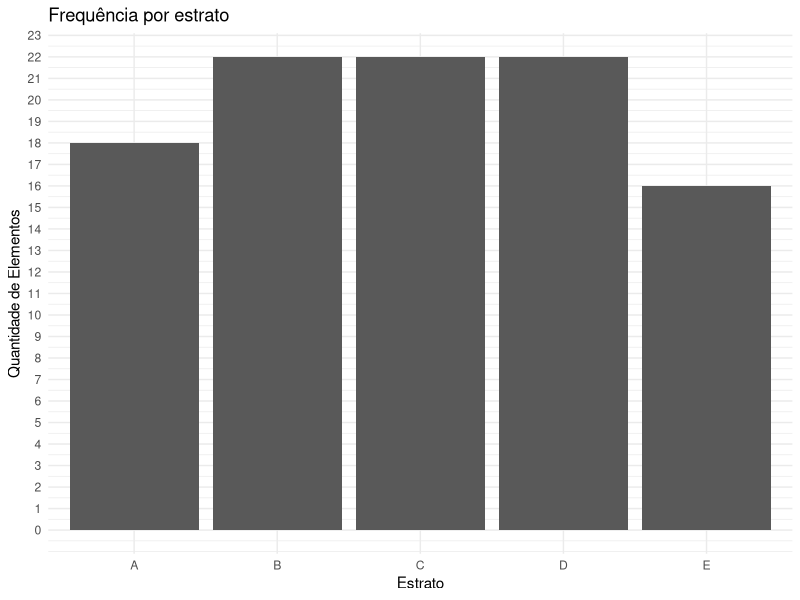
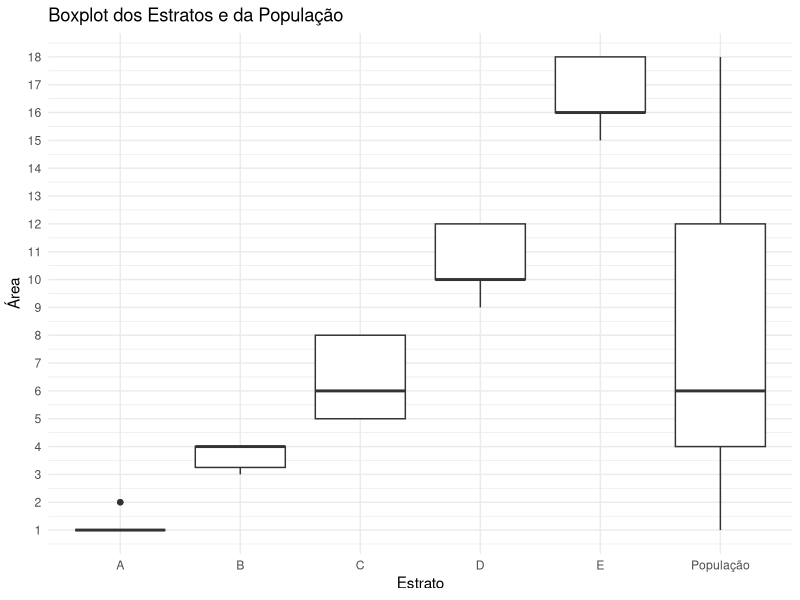
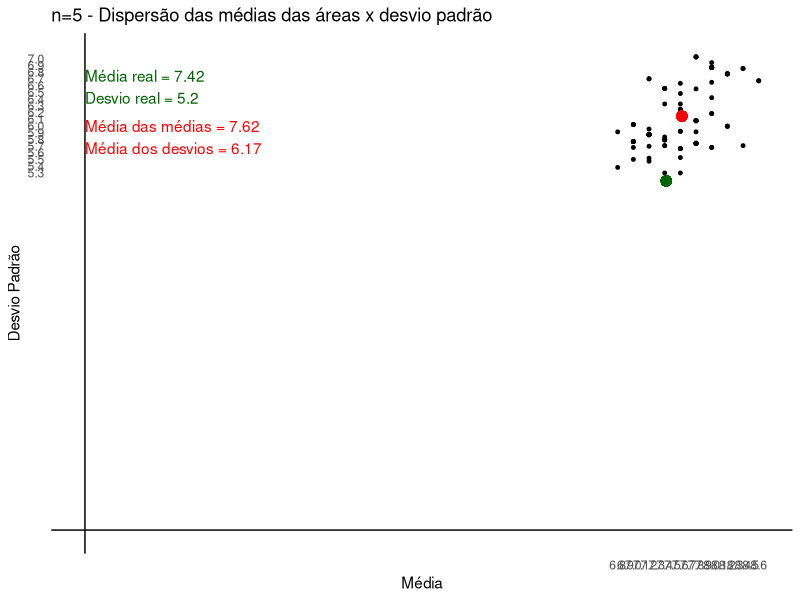
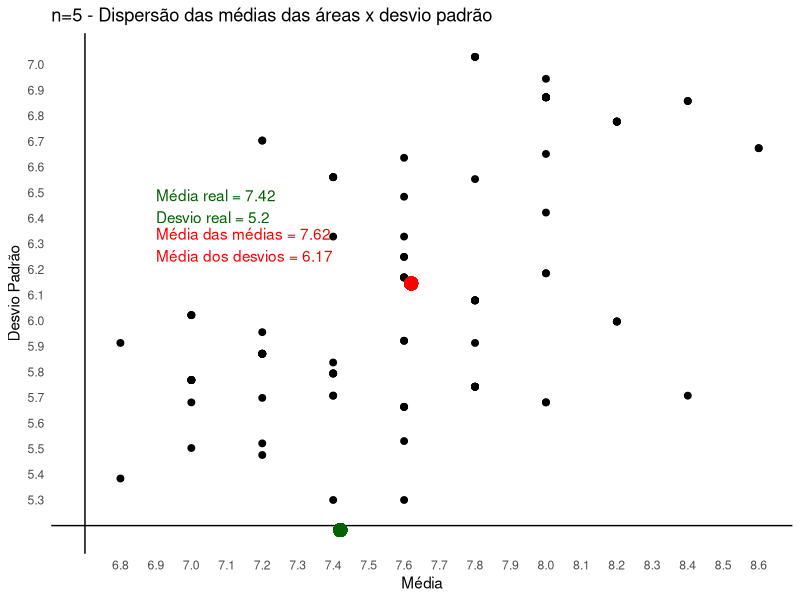
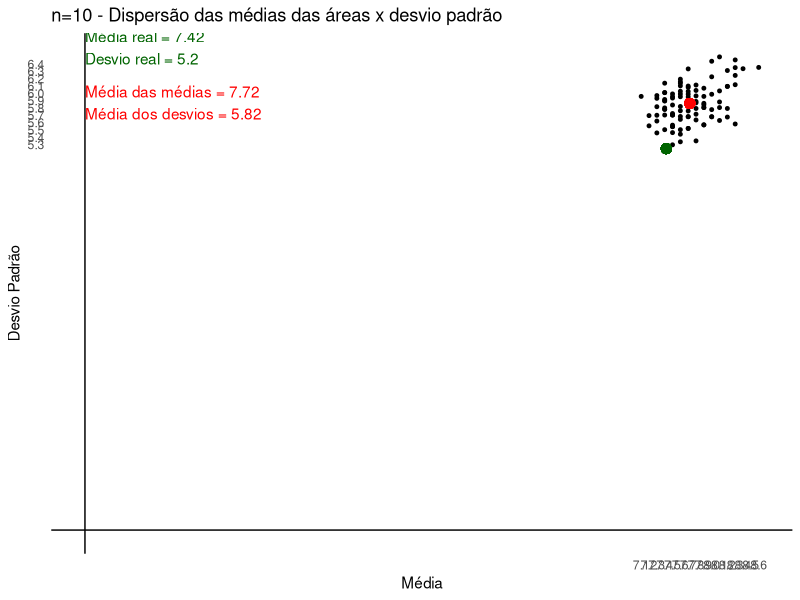
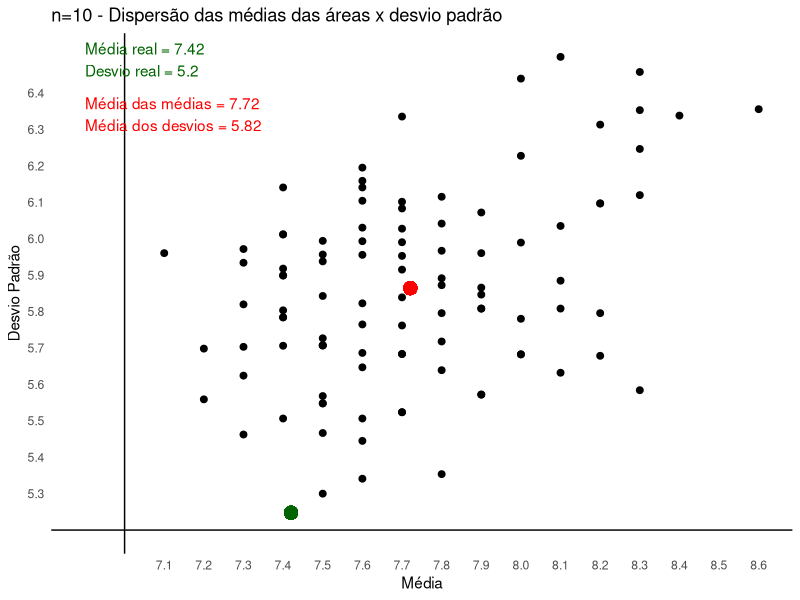

The R source for these figures, in order:
library(dplyr)
library(ggplot2)

################################################
### Definição da base de dados
################################################
dados <- tibble(
  numero = 1:100,
  area = c(1, 1, 1, 1, 1, 5, 12, 1, 1, 1, 1, 8, 16, 4, 9, 1, 9, 4, 1, 1, 1, 4, 
           10, 5, 18, 12, 4, 5, 10, 4, 16, 5, 12, 12, 4, 4, 10, 9, 12, 8, 16, 6, 
           4, 1, 10, 3, 16, 6, 10, 1, 16, 12, 6, 3, 16, 4, 18, 4, 8, 16, 8, 3, 
           9, 1, 5, 10, 4, 12, 4, 18, 4, 12, 16, 10, 8, 18, 3, 4, 8, 2, 15, 6, 
           2, 5, 8, 5, 8, 4, 12, 16, 3, 5, 16, 3, 6, 18, 4, 6, 9, 12)
)

dados %>%
  count(area)

soma <- sum(dados$area)

set.seed(as.integer(Sys.time()))
n_iteracoes <- 100


################################################
### Categorização dos dados
################################################
dados <- dados %>%
  mutate(
    estrato = case_when(
      area <= 2 ~ "A",
      area > 2 & area <= 4 ~ "B",
      area > 4 & area <= 8 ~ "C",
      area > 8 & area <= 12 ~ "D",
      area > 12 ~ "E"
    )
  )

glimpse(dados)

################################################
### Dados da população
################################################
mediaReal <- mean(dados$area)
desvioReal <- sqrt(sum((dados$area - mean(dados$area))^2) / length(dados$area))

################################################
### Gráfico Barras de cada Estrato
################################################
graf_barra <- dados %>%
  count(estrato)

ggplot(graf_barra, aes(x = estrato, y = n)) +
  geom_col() +
  labs(
    title = "Frequência por estrato",
    x = "Estrato",
    y = "Quantidade de Elementos"
  ) +
  scale_y_continuous(
    breaks = seq(0, 100, by = 1),
    labels = scales::label_number(accuracy = 1) 
  ) +
  theme_minimal()

################################################
### Gráfico Box Plot dos Estratos
################################################
dados_plot <- bind_rows(
  dados,
  dados %>% mutate(estrato = "População")
)

ggplot(dados_plot, aes(x = estrato, y = area)) +
  geom_boxplot() +
  labs(
    title = "Boxplot dos Estratos e da População",
    x = "Estrato",
    y = "Área"
  ) +
  scale_y_continuous(
    breaks = seq(0, 100, by = 1),
    labels = scales::label_number(accuracy = 1) 
  ) +
  theme_minimal()

################################################
### Gráfico de Dispersão
################################################
dispersao <- function(tabela, mediaReal, desvioReal, cartesiano, n) {
  if (n == 5){
    titulo = "n=5 - Dispersão das médias das áreas x desvio padrão"
  }
  if (n == 10){
    titulo = "n=10 - Dispersão das médias das áreas x desvio padrão"
  }
  
  if (cartesiano == 0){
    inicioX = 0
    inicioY = 0
    tamPonto = 1
    posTextoX = 0
    posTextoYRed = 5.6
    posTextoYGreen = 6.35
  } else {
    inicioX = min(tabela$media)-0.1
    inicioY = min(tabela$desvio_padrao)-0.1
    tamPonto = 2
    posTextoX = 6.9
    posTextoYRed = 6.25
    posTextoYGreen = 6.4
  }
  
  ggplot(tabela, aes(x = media, y = desvio_padrao)) +
    geom_point(size = tamPonto) +
    geom_hline(yintercept = inicioY, linewidth = 0.5) +
    geom_vline(xintercept = inicioX, linewidth = 0.5) +
    geom_point(
      aes(x = mean(media), y = mean(desvio_padrao)),
      color = "red",
      size = tamPonto+2
    ) +
    geom_point(
      aes(x = mediaReal, y = desvioReal),
      color = "darkgreen",
      size = tamPonto+2
    ) +
    annotate(
      "text",
      x = posTextoX,
      y = posTextoYRed,
      label = paste("Média das médias =", round(mean(tabela$media), 2),
                    "\nMédia dos desvios =", round(mean(tabela$desvio_padrao), 2)),
      color = "red",
      vjust = 0,
      hjust = 0
    ) +
    annotate(
      "text",
      x = posTextoX,
      y = posTextoYGreen,
      label = paste("Média real =", mediaReal,
                    "\nDesvio real =", round(desvioReal, 2)),
      color = "darkgreen",
      vjust = 0,
      hjust = 0
    ) +
    scale_x_continuous(
      breaks = seq(min(tabela$media), max(tabela$media), by = 0.1),
      labels = scales::label_number(accuracy = 0.1)
    ) +
    scale_y_continuous(
      breaks = seq(min(tabela$desvio_padrao), max(tabela$desvio_padrao), by = 0.1),
      labels = scales::label_number(accuracy = 0.1)
    ) +
    labs(
      title = titulo,
      x = "Média",
      y = "Desvio Padrão"
    ) +
    theme_minimal() +
    theme(
      panel.grid = element_blank()
    )
}

################################################
### Cálculo por amostragem
################################################
calculoAmostragem <- function(tabela, tamN) {
  if (tamN == 5){
    fatia = 1
  }
  if (tamN == 10){
    fatia = 2
  }
  
  calculos <- list()
  
  for (i in 1:n_iteracoes) {
    aae <- tabela %>%
      group_by(estrato) %>%
      slice_sample(n=fatia) %>%
      ungroup()
    
    calculos[[i]] <- tibble(
      media = mean(aae$area),
      desvio_padrao = sd(aae$area),
      n = length(aae$area)
    )
  }

  aae <- bind_rows(calculos)
  
  return (aae)
}

################################################
### Main
################################################

aae_n5 <- calculoAmostragem(dados, 5)
aae_n10 <- calculoAmostragem(dados, 10)

dispersao(aae_n5, mediaReal, desvioReal, 0, 5)
dispersao(aae_n5, mediaReal, desvioReal, 1, 5)
dispersao(aae_n10, mediaReal, desvioReal, 0, 10)
dispersao(aae_n10, mediaReal, desvioReal, 1, 10)
